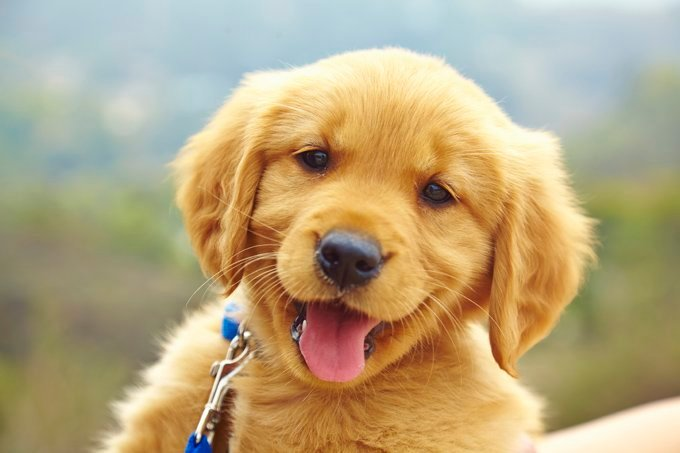
#> input picture puppy.jpg, 680 x 453 px
$ jupyter execute Image_to_Pencil_Sketch_with_Python.ipynb
#> lines starting #> are read from the running program, lines starting #| are printed output that depends on the picture
[cell 1]
from google.colab.patches import cv2_imshow
import cv2

[cell 2]
img = cv2.imread("puppy.jpg")
#> img is the input picture: shape (453, 680, 3); mean B, G, R 127.1, 165.4, 183.4

[cell 3]
cv2_imshow(img)

[cell 4]
img_gray = cv2.cvtColor(img, cv2.COLOR_BGR2GRAY)
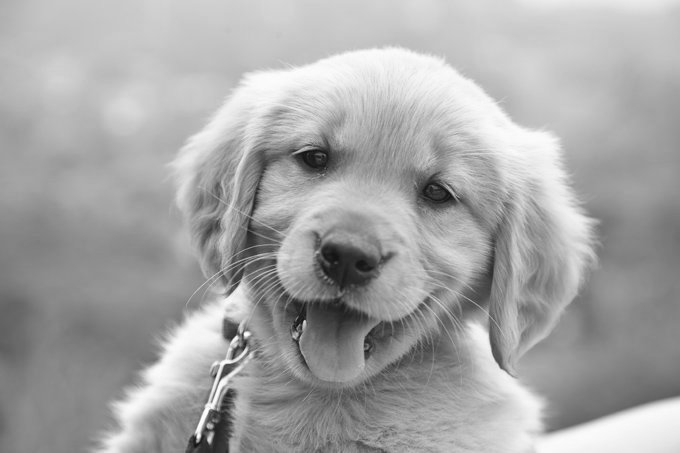
#> img_gray: shape (453, 680); min 16, max 254, mean 166.4

[cell 5]
cv2_imshow(img_gray)

[cell 6]
img_invert = cv2.bitwise_not(img_gray)
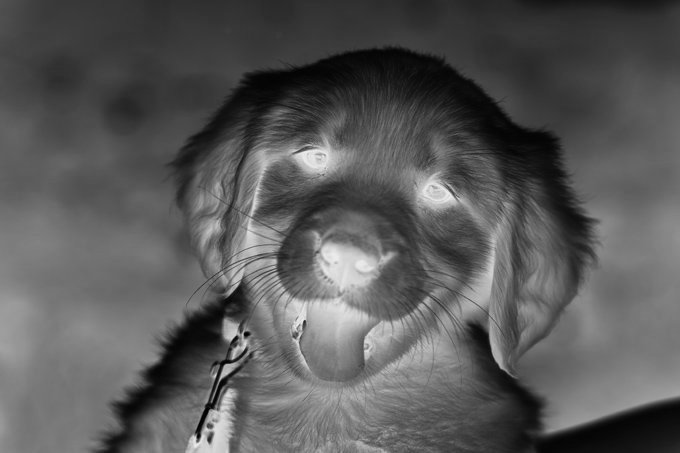
#> img_invert: shape (453, 680); min 1, max 239, mean 88.6

[cell 7]
cv2_imshow(img_invert)

[cell 8]
img_smoothing = cv2.GaussianBlur(img_invert, (21, 21),sigmaX=0, sigmaY=0)

cv2_imshow(img_smoothing)

[cell 9]
def dodgeV2(x, y):
    return cv2.divide(x, 255 - y, scale=256)
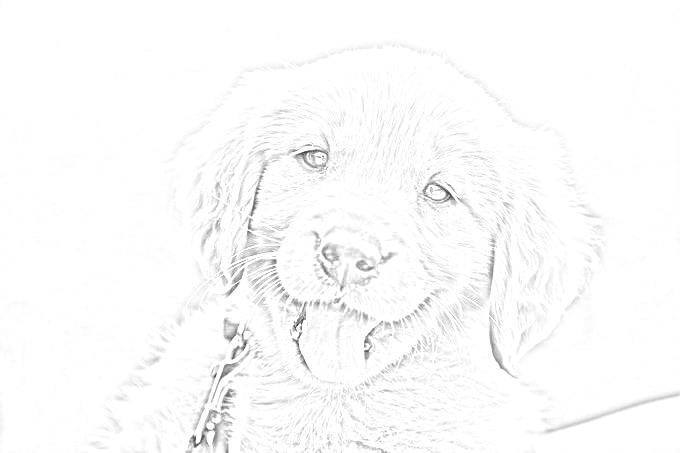
#> returned value: shape (453, 680); min 55, max 255, mean 251
